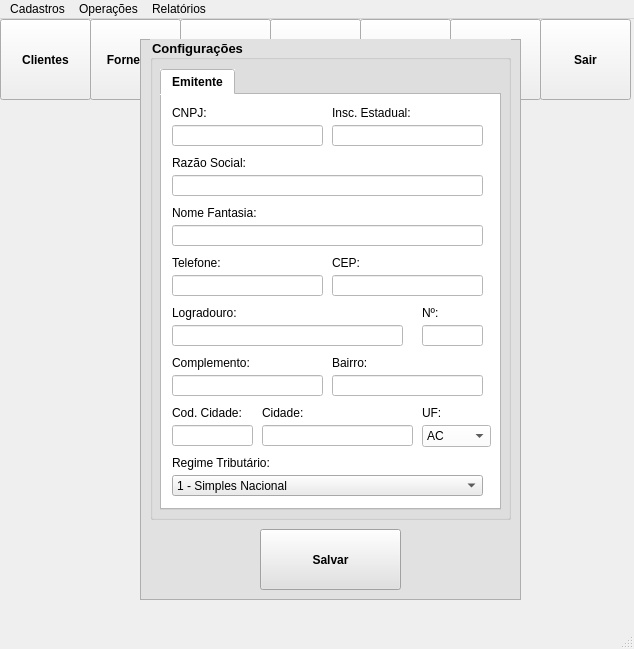
<?xml version="1.0" encoding="UTF-8"?>
<ui version="4.0">
 <class>MainWindow</class>
 <widget class="QMainWindow" name="MainWindow">
  <property name="geometry">
   <rect>
    <x>0</x>
    <y>0</y>
    <width>634</width>
    <height>649</height>
   </rect>
  </property>
  <property name="windowTitle">
   <string>MainWindow</string>
  </property>
  <widget class="QWidget" name="centralwidget">
   <widget class="QToolButton" name="bt_clientes">
    <property name="geometry">
     <rect>
      <x>0</x>
      <y>0</y>
      <width>91</width>
      <height>81</height>
     </rect>
    </property>
    <property name="font">
     <font>
      <weight>75</weight>
      <bold>true</bold>
     </font>
    </property>
    <property name="text">
     <string>Clientes</string>
    </property>
    <property name="icon">
     <iconset>
      <normaloff>icons/iconClientes.png</normaloff>icons/iconClientes.png</iconset>
    </property>
    <property name="iconSize">
     <size>
      <width>50</width>
      <height>50</height>
     </size>
    </property>
    <property name="toolButtonStyle">
     <enum>Qt::ToolButtonTextUnderIcon</enum>
    </property>
   </widget>
   <widget class="QToolButton" name="bt_fornecedores">
    <property name="geometry">
     <rect>
      <x>90</x>
      <y>0</y>
      <width>91</width>
      <height>81</height>
     </rect>
    </property>
    <property name="font">
     <font>
      <weight>75</weight>
      <bold>true</bold>
     </font>
    </property>
    <property name="text">
     <string>Forneced.</string>
    </property>
    <property name="icon">
     <iconset>
      <normaloff>icons/iconFornecedor.png</normaloff>icons/iconFornecedor.png</iconset>
    </property>
    <property name="iconSize">
     <size>
      <width>50</width>
      <height>50</height>
     </size>
    </property>
    <property name="toolButtonStyle">
     <enum>Qt::ToolButtonTextUnderIcon</enum>
    </property>
   </widget>
   <widget class="QToolButton" name="bt_transportadora">
    <property name="geometry">
     <rect>
      <x>180</x>
      <y>0</y>
      <width>91</width>
      <height>81</height>
     </rect>
    </property>
    <property name="font">
     <font>
      <weight>75</weight>
      <bold>true</bold>
     </font>
    </property>
    <property name="text">
     <string>Transport.</string>
    </property>
    <property name="icon">
     <iconset>
      <normaloff>icons/iconTransportador.png</normaloff>icons/iconTransportador.png</iconset>
    </property>
    <property name="iconSize">
     <size>
      <width>50</width>
      <height>50</height>
     </size>
    </property>
    <property name="toolButtonStyle">
     <enum>Qt::ToolButtonTextUnderIcon</enum>
    </property>
   </widget>
   <widget class="QToolButton" name="bt_emissao">
    <property name="geometry">
     <rect>
      <x>270</x>
      <y>0</y>
      <width>91</width>
      <height>81</height>
     </rect>
    </property>
    <property name="font">
     <font>
      <weight>75</weight>
      <bold>true</bold>
     </font>
    </property>
    <property name="text">
     <string>Emissão</string>
    </property>
    <property name="icon">
     <iconset>
      <normaloff>icons/iconNFE.png</normaloff>icons/iconNFE.png</iconset>
    </property>
    <property name="iconSize">
     <size>
      <width>50</width>
      <height>50</height>
     </size>
    </property>
    <property name="toolButtonStyle">
     <enum>Qt::ToolButtonTextUnderIcon</enum>
    </property>
   </widget>
   <widget class="QToolButton" name="bt_inutilizado">
    <property name="geometry">
     <rect>
      <x>360</x>
      <y>0</y>
      <width>91</width>
      <height>81</height>
     </rect>
    </property>
    <property name="font">
     <font>
      <weight>75</weight>
      <bold>true</bold>
     </font>
    </property>
    <property name="text">
     <string>Indeterminado</string>
    </property>
    <property name="icon">
     <iconset>
      <normaloff>icons/iconInterrogacao.png</normaloff>icons/iconInterrogacao.png</iconset>
    </property>
    <property name="iconSize">
     <size>
      <width>50</width>
      <height>50</height>
     </size>
    </property>
    <property name="toolButtonStyle">
     <enum>Qt::ToolButtonTextUnderIcon</enum>
    </property>
   </widget>
   <widget class="QToolButton" name="bt_trava">
    <property name="geometry">
     <rect>
      <x>450</x>
      <y>0</y>
      <width>91</width>
      <height>81</height>
     </rect>
    </property>
    <property name="font">
     <font>
      <weight>75</weight>
      <bold>true</bold>
     </font>
    </property>
    <property name="text">
     <string>Trava</string>
    </property>
    <property name="icon">
     <iconset>
      <normaloff>icons/iconTrava.png</normaloff>icons/iconTrava.png</iconset>
    </property>
    <property name="iconSize">
     <size>
      <width>50</width>
      <height>50</height>
     </size>
    </property>
    <property name="toolButtonStyle">
     <enum>Qt::ToolButtonTextUnderIcon</enum>
    </property>
   </widget>
   <widget class="QToolButton" name="bt_sair">
    <property name="geometry">
     <rect>
      <x>540</x>
      <y>0</y>
      <width>91</width>
      <height>81</height>
     </rect>
    </property>
    <property name="font">
     <font>
      <weight>75</weight>
      <bold>true</bold>
     </font>
    </property>
    <property name="text">
     <string>Sair</string>
    </property>
    <property name="icon">
     <iconset>
      <normaloff>icons/iconSair.png</normaloff>icons/iconSair.png</iconset>
    </property>
    <property name="iconSize">
     <size>
      <width>50</width>
      <height>50</height>
     </size>
    </property>
    <property name="toolButtonStyle">
     <enum>Qt::ToolButtonTextUnderIcon</enum>
    </property>
   </widget>
   <widget class="QFrame" name="frameLogin">
    <property name="geometry">
     <rect>
      <x>140</x>
      <y>210</y>
      <width>351</width>
      <height>241</height>
     </rect>
    </property>
    <property name="styleSheet">
     <string notr="true">background-color: rgb(225, 225, 225);</string>
    </property>
    <property name="frameShape">
     <enum>QFrame::StyledPanel</enum>
    </property>
    <property name="frameShadow">
     <enum>QFrame::Raised</enum>
    </property>
    <widget class="QGroupBox" name="gb_login">
     <property name="geometry">
      <rect>
       <x>10</x>
       <y>10</y>
       <width>331</width>
       <height>221</height>
      </rect>
     </property>
     <property name="title">
      <string>Login:</string>
     </property>
     <widget class="QLabel" name="txt_usuario">
      <property name="geometry">
       <rect>
        <x>50</x>
        <y>50</y>
        <width>55</width>
        <height>16</height>
       </rect>
      </property>
      <property name="text">
       <string>Usuário:</string>
      </property>
     </widget>
     <widget class="QLabel" name="txt_senha">
      <property name="geometry">
       <rect>
        <x>50</x>
        <y>100</y>
        <width>55</width>
        <height>16</height>
       </rect>
      </property>
      <property name="text">
       <string>Senha:</string>
      </property>
     </widget>
     <widget class="QLineEdit" name="lb_usuario">
      <property name="geometry">
       <rect>
        <x>110</x>
        <y>40</y>
        <width>141</width>
        <height>31</height>
       </rect>
      </property>
      <property name="styleSheet">
       <string notr="true">background-color: rgb(255, 255, 255);</string>
      </property>
      <property name="maxLength">
       <number>3</number>
      </property>
     </widget>
     <widget class="QLineEdit" name="lb_senha">
      <property name="geometry">
       <rect>
        <x>110</x>
        <y>90</y>
        <width>141</width>
        <height>31</height>
       </rect>
      </property>
      <property name="styleSheet">
       <string notr="true">background-color: rgb(255, 255, 255);</string>
      </property>
      <property name="maxLength">
       <number>10</number>
      </property>
      <property name="echoMode">
       <enum>QLineEdit::Password</enum>
      </property>
     </widget>
     <widget class="QToolButton" name="bt_login">
      <property name="geometry">
       <rect>
        <x>110</x>
        <y>140</y>
        <width>141</width>
        <height>61</height>
       </rect>
      </property>
      <property name="font">
       <font>
        <weight>75</weight>
        <bold>true</bold>
       </font>
      </property>
      <property name="text">
       <string>Login</string>
      </property>
      <property name="icon">
       <iconset>
        <normaloff>icons/iconConfirmar.png</normaloff>icons/iconConfirmar.png</iconset>
      </property>
      <property name="iconSize">
       <size>
        <width>48</width>
        <height>48</height>
       </size>
      </property>
      <property name="toolButtonStyle">
       <enum>Qt::ToolButtonTextBesideIcon</enum>
      </property>
      <property name="arrowType">
       <enum>Qt::NoArrow</enum>
      </property>
     </widget>
    </widget>
   </widget>
   <widget class="QFrame" name="frameConfiguracoes">
    <property name="geometry">
     <rect>
      <x>140</x>
      <y>20</y>
      <width>381</width>
      <height>561</height>
     </rect>
    </property>
    <property name="styleSheet">
     <string notr="true">background-color: rgb(225, 225, 225);</string>
    </property>
    <property name="frameShape">
     <enum>QFrame::StyledPanel</enum>
    </property>
    <property name="frameShadow">
     <enum>QFrame::Raised</enum>
    </property>
    <widget class="QGroupBox" name="gb_configuracoes">
     <property name="geometry">
      <rect>
       <x>10</x>
       <y>0</y>
       <width>361</width>
       <height>481</height>
      </rect>
     </property>
     <property name="font">
      <font>
       <pointsize>10</pointsize>
       <weight>75</weight>
       <bold>true</bold>
      </font>
     </property>
     <property name="title">
      <string>Configurações</string>
     </property>
     <widget class="QTabWidget" name="tb_configuracoes">
      <property name="geometry">
       <rect>
        <x>10</x>
        <y>30</y>
        <width>341</width>
        <height>441</height>
       </rect>
      </property>
      <property name="font">
       <font>
        <weight>75</weight>
        <bold>true</bold>
       </font>
      </property>
      <property name="styleSheet">
       <string notr="true">background-color: rgb(255, 255, 255);</string>
      </property>
      <property name="currentIndex">
       <number>0</number>
      </property>
      <widget class="QWidget" name="tabEmitente">
       <attribute name="title">
        <string>Emitente</string>
       </attribute>
       <widget class="QLabel" name="txt_cnpj">
        <property name="geometry">
         <rect>
          <x>10</x>
          <y>10</y>
          <width>55</width>
          <height>16</height>
         </rect>
        </property>
        <property name="text">
         <string>CNPJ:</string>
        </property>
       </widget>
       <widget class="QLineEdit" name="lb_cnpj">
        <property name="geometry">
         <rect>
          <x>10</x>
          <y>30</y>
          <width>151</width>
          <height>21</height>
         </rect>
        </property>
        <property name="styleSheet">
         <string notr="true">background-color: rgb(255, 255, 255);</string>
        </property>
        <property name="maxLength">
         <number>14</number>
        </property>
        <property name="frame">
         <bool>true</bool>
        </property>
       </widget>
       <widget class="QLabel" name="txt_inscrEstadual">
        <property name="geometry">
         <rect>
          <x>170</x>
          <y>10</y>
          <width>100</width>
          <height>16</height>
         </rect>
        </property>
        <property name="text">
         <string>Insc. Estadual:</string>
        </property>
       </widget>
       <widget class="QLineEdit" name="lb_inscestadual">
        <property name="geometry">
         <rect>
          <x>170</x>
          <y>30</y>
          <width>151</width>
          <height>21</height>
         </rect>
        </property>
        <property name="styleSheet">
         <string notr="true">background-color: rgb(255, 255, 255);</string>
        </property>
        <property name="maxLength">
         <number>12</number>
        </property>
        <property name="frame">
         <bool>true</bool>
        </property>
       </widget>
       <widget class="QLabel" name="txt_razaoSocial">
        <property name="geometry">
         <rect>
          <x>10</x>
          <y>60</y>
          <width>101</width>
          <height>16</height>
         </rect>
        </property>
        <property name="text">
         <string>Razão Social:</string>
        </property>
       </widget>
       <widget class="QLineEdit" name="lb_razaoSocial">
        <property name="geometry">
         <rect>
          <x>10</x>
          <y>80</y>
          <width>311</width>
          <height>21</height>
         </rect>
        </property>
        <property name="styleSheet">
         <string notr="true">background-color: rgb(255, 255, 255);</string>
        </property>
        <property name="text">
         <string/>
        </property>
        <property name="maxLength">
         <number>50</number>
        </property>
        <property name="frame">
         <bool>true</bool>
        </property>
       </widget>
       <widget class="QLineEdit" name="lb_nomeFantasia">
        <property name="geometry">
         <rect>
          <x>10</x>
          <y>130</y>
          <width>311</width>
          <height>21</height>
         </rect>
        </property>
        <property name="styleSheet">
         <string notr="true">background-color: rgb(255, 255, 255);</string>
        </property>
        <property name="maxLength">
         <number>50</number>
        </property>
        <property name="frame">
         <bool>true</bool>
        </property>
       </widget>
       <widget class="QLabel" name="txt_nomeFantasia">
        <property name="geometry">
         <rect>
          <x>10</x>
          <y>110</y>
          <width>101</width>
          <height>16</height>
         </rect>
        </property>
        <property name="text">
         <string>Nome Fantasia:</string>
        </property>
       </widget>
       <widget class="QLineEdit" name="lb_cep">
        <property name="geometry">
         <rect>
          <x>170</x>
          <y>180</y>
          <width>151</width>
          <height>21</height>
         </rect>
        </property>
        <property name="styleSheet">
         <string notr="true">background-color: rgb(255, 255, 255);</string>
        </property>
        <property name="maxLength">
         <number>9</number>
        </property>
        <property name="frame">
         <bool>true</bool>
        </property>
       </widget>
       <widget class="QLabel" name="txt_telefone">
        <property name="geometry">
         <rect>
          <x>10</x>
          <y>160</y>
          <width>55</width>
          <height>16</height>
         </rect>
        </property>
        <property name="text">
         <string>Telefone:</string>
        </property>
       </widget>
       <widget class="QLabel" name="txt_cep">
        <property name="geometry">
         <rect>
          <x>170</x>
          <y>160</y>
          <width>100</width>
          <height>16</height>
         </rect>
        </property>
        <property name="text">
         <string>CEP:</string>
        </property>
       </widget>
       <widget class="QLineEdit" name="lb_telefone">
        <property name="geometry">
         <rect>
          <x>10</x>
          <y>180</y>
          <width>151</width>
          <height>21</height>
         </rect>
        </property>
        <property name="styleSheet">
         <string notr="true">background-color: rgb(255, 255, 255);</string>
        </property>
        <property name="maxLength">
         <number>16</number>
        </property>
        <property name="frame">
         <bool>true</bool>
        </property>
       </widget>
       <widget class="QLabel" name="txt_logradouro">
        <property name="geometry">
         <rect>
          <x>10</x>
          <y>210</y>
          <width>101</width>
          <height>16</height>
         </rect>
        </property>
        <property name="text">
         <string>Logradouro:</string>
        </property>
       </widget>
       <widget class="QLineEdit" name="lb_logradouro">
        <property name="geometry">
         <rect>
          <x>10</x>
          <y>230</y>
          <width>231</width>
          <height>21</height>
         </rect>
        </property>
        <property name="styleSheet">
         <string notr="true">background-color: rgb(255, 255, 255);</string>
        </property>
        <property name="maxLength">
         <number>20</number>
        </property>
        <property name="frame">
         <bool>true</bool>
        </property>
       </widget>
       <widget class="QLabel" name="txt_numero">
        <property name="geometry">
         <rect>
          <x>260</x>
          <y>210</y>
          <width>41</width>
          <height>16</height>
         </rect>
        </property>
        <property name="text">
         <string>Nº:</string>
        </property>
       </widget>
       <widget class="QLineEdit" name="lb_numero">
        <property name="geometry">
         <rect>
          <x>260</x>
          <y>230</y>
          <width>61</width>
          <height>21</height>
         </rect>
        </property>
        <property name="styleSheet">
         <string notr="true">background-color: rgb(255, 255, 255);</string>
        </property>
        <property name="maxLength">
         <number>5</number>
        </property>
        <property name="frame">
         <bool>true</bool>
        </property>
       </widget>
       <widget class="QLineEdit" name="lb_complemento">
        <property name="geometry">
         <rect>
          <x>10</x>
          <y>280</y>
          <width>151</width>
          <height>21</height>
         </rect>
        </property>
        <property name="styleSheet">
         <string notr="true">background-color: rgb(255, 255, 255);</string>
        </property>
        <property name="maxLength">
         <number>15</number>
        </property>
        <property name="frame">
         <bool>true</bool>
        </property>
       </widget>
       <widget class="QLabel" name="txt_complemento">
        <property name="geometry">
         <rect>
          <x>10</x>
          <y>260</y>
          <width>101</width>
          <height>16</height>
         </rect>
        </property>
        <property name="text">
         <string>Complemento:</string>
        </property>
       </widget>
       <widget class="QLabel" name="txt_bairro">
        <property name="geometry">
         <rect>
          <x>170</x>
          <y>260</y>
          <width>100</width>
          <height>16</height>
         </rect>
        </property>
        <property name="text">
         <string>Bairro:</string>
        </property>
       </widget>
       <widget class="QLineEdit" name="lb_endereco">
        <property name="geometry">
         <rect>
          <x>170</x>
          <y>280</y>
          <width>151</width>
          <height>21</height>
         </rect>
        </property>
        <property name="styleSheet">
         <string notr="true">background-color: rgb(255, 255, 255);</string>
        </property>
        <property name="maxLength">
         <number>30</number>
        </property>
        <property name="frame">
         <bool>true</bool>
        </property>
       </widget>
       <widget class="QLineEdit" name="lb_codCidade">
        <property name="geometry">
         <rect>
          <x>10</x>
          <y>330</y>
          <width>81</width>
          <height>21</height>
         </rect>
        </property>
        <property name="styleSheet">
         <string notr="true">background-color: rgb(255, 255, 255);</string>
        </property>
        <property name="maxLength">
         <number>7</number>
        </property>
        <property name="frame">
         <bool>true</bool>
        </property>
       </widget>
       <widget class="QLineEdit" name="lb_cidade">
        <property name="geometry">
         <rect>
          <x>100</x>
          <y>330</y>
          <width>151</width>
          <height>21</height>
         </rect>
        </property>
        <property name="styleSheet">
         <string notr="true">background-color: rgb(255, 255, 255);</string>
        </property>
        <property name="maxLength">
         <number>30</number>
        </property>
        <property name="frame">
         <bool>true</bool>
        </property>
       </widget>
       <widget class="QLabel" name="txt_cidade">
        <property name="geometry">
         <rect>
          <x>100</x>
          <y>310</y>
          <width>111</width>
          <height>16</height>
         </rect>
        </property>
        <property name="text">
         <string>Cidade:</string>
        </property>
       </widget>
       <widget class="QLabel" name="txt_codCidade">
        <property name="geometry">
         <rect>
          <x>10</x>
          <y>310</y>
          <width>81</width>
          <height>16</height>
         </rect>
        </property>
        <property name="text">
         <string>Cod. Cidade:</string>
        </property>
       </widget>
       <widget class="QLabel" name="txt_uf">
        <property name="geometry">
         <rect>
          <x>260</x>
          <y>310</y>
          <width>41</width>
          <height>16</height>
         </rect>
        </property>
        <property name="text">
         <string>UF:</string>
        </property>
       </widget>
       <widget class="QComboBox" name="cb_regimeTributario">
        <property name="geometry">
         <rect>
          <x>10</x>
          <y>380</y>
          <width>311</width>
          <height>21</height>
         </rect>
        </property>
        <property name="styleSheet">
         <string notr="true">background-color: rgb(235, 235, 235);</string>
        </property>
        <item>
         <property name="text">
          <string>1 - Simples Nacional</string>
         </property>
        </item>
        <item>
         <property name="text">
          <string>2 - Simples Nacional, excesso sublimite de receita bruta</string>
         </property>
        </item>
        <item>
         <property name="text">
          <string>3 - Regime Normal</string>
         </property>
        </item>
       </widget>
       <widget class="QLabel" name="txt_regimeTributario">
        <property name="geometry">
         <rect>
          <x>10</x>
          <y>360</y>
          <width>121</width>
          <height>16</height>
         </rect>
        </property>
        <property name="text">
         <string>Regime Tributário:</string>
        </property>
       </widget>
       <widget class="QComboBox" name="comboBox">
        <property name="geometry">
         <rect>
          <x>260</x>
          <y>330</y>
          <width>69</width>
          <height>22</height>
         </rect>
        </property>
        <property name="insertPolicy">
         <enum>QComboBox::InsertAtBottom</enum>
        </property>
        <item>
         <property name="text">
          <string>AC</string>
         </property>
        </item>
        <item>
         <property name="text">
          <string>AL</string>
         </property>
        </item>
        <item>
         <property name="text">
          <string>AP</string>
         </property>
        </item>
        <item>
         <property name="text">
          <string>AM</string>
         </property>
        </item>
        <item>
         <property name="text">
          <string>BA</string>
         </property>
        </item>
        <item>
         <property name="text">
          <string>CE</string>
         </property>
        </item>
        <item>
         <property name="text">
          <string>DF</string>
         </property>
        </item>
        <item>
         <property name="text">
          <string>ES</string>
         </property>
        </item>
        <item>
         <property name="text">
          <string>GO</string>
         </property>
        </item>
        <item>
         <property name="text">
          <string>MA</string>
         </property>
        </item>
        <item>
         <property name="text">
          <string>MT</string>
         </property>
        </item>
        <item>
         <property name="text">
          <string>MS</string>
         </property>
        </item>
        <item>
         <property name="text">
          <string>MG</string>
         </property>
        </item>
        <item>
         <property name="text">
          <string>PA</string>
         </property>
        </item>
        <item>
         <property name="text">
          <string>PB</string>
         </property>
        </item>
        <item>
         <property name="text">
          <string>PR</string>
         </property>
        </item>
        <item>
         <property name="text">
          <string>PE</string>
         </property>
        </item>
        <item>
         <property name="text">
          <string>PI</string>
         </property>
        </item>
        <item>
         <property name="text">
          <string>RJ</string>
         </property>
        </item>
        <item>
         <property name="text">
          <string>RN</string>
         </property>
        </item>
        <item>
         <property name="text">
          <string>RS</string>
         </property>
        </item>
        <item>
         <property name="text">
          <string>RO</string>
         </property>
        </item>
        <item>
         <property name="text">
          <string>RR</string>
         </property>
        </item>
        <item>
         <property name="text">
          <string>SC</string>
         </property>
        </item>
        <item>
         <property name="text">
          <string>SP</string>
         </property>
        </item>
        <item>
         <property name="text">
          <string>SE</string>
         </property>
        </item>
        <item>
         <property name="text">
          <string>TO</string>
         </property>
        </item>
       </widget>
      </widget>
     </widget>
    </widget>
    <widget class="QToolButton" name="bt_salvarConfiguracoes">
     <property name="geometry">
      <rect>
       <x>120</x>
       <y>490</y>
       <width>141</width>
       <height>61</height>
      </rect>
     </property>
     <property name="font">
      <font>
       <weight>75</weight>
       <bold>true</bold>
      </font>
     </property>
     <property name="text">
      <string>Salvar</string>
     </property>
     <property name="icon">
      <iconset>
       <normaloff>icons/iconSalvar.png</normaloff>icons/iconSalvar.png</iconset>
     </property>
     <property name="iconSize">
      <size>
       <width>48</width>
       <height>48</height>
      </size>
     </property>
     <property name="toolButtonStyle">
      <enum>Qt::ToolButtonTextBesideIcon</enum>
     </property>
     <property name="arrowType">
      <enum>Qt::NoArrow</enum>
     </property>
    </widget>
   </widget>
  </widget>
  <widget class="QMenuBar" name="menubar">
   <property name="geometry">
    <rect>
     <x>0</x>
     <y>0</y>
     <width>634</width>
     <height>21</height>
    </rect>
   </property>
   <widget class="QMenu" name="menuCadastros">
    <property name="title">
     <string>Cadastros</string>
    </property>
    <widget class="QMenu" name="menuMateriais">
     <property name="title">
      <string>Materiais</string>
     </property>
     <addaction name="actionProdutos"/>
     <addaction name="actionClassFiscal"/>
    </widget>
    <addaction name="actionClientes"/>
    <addaction name="actionConfiguracoes"/>
    <addaction name="actionEstados"/>
    <addaction name="actionFornecedores"/>
    <addaction name="menuMateriais"/>
    <addaction name="actionMunicipios"/>
    <addaction name="actionNat_Operacoes"/>
    <addaction name="actionTransportadoras"/>
    <addaction name="actionUsuarios"/>
   </widget>
   <widget class="QMenu" name="menuOperacoes">
    <property name="title">
     <string>Operações</string>
    </property>
    <addaction name="actionGerenciamento"/>
    <addaction name="actionEmissaoNotaFiscal"/>
   </widget>
   <widget class="QMenu" name="menuRelatorios">
    <property name="title">
     <string>Relatórios</string>
    </property>
    <widget class="QMenu" name="menuNotaFiscal">
     <property name="title">
      <string>Nota Fiscal</string>
     </property>
     <addaction name="actionAnalitico"/>
     <addaction name="actionSintetico"/>
    </widget>
    <addaction name="menuNotaFiscal"/>
   </widget>
   <addaction name="menuCadastros"/>
   <addaction name="menuOperacoes"/>
   <addaction name="menuRelatorios"/>
  </widget>
  <widget class="QStatusBar" name="statusbar"/>
  <action name="actionClientes">
   <property name="text">
    <string>Clientes</string>
   </property>
  </action>
  <action name="actionConfiguracoes">
   <property name="text">
    <string>Configurações</string>
   </property>
  </action>
  <action name="actionEstados">
   <property name="text">
    <string>Estados</string>
   </property>
  </action>
  <action name="actionFornecedores">
   <property name="text">
    <string>Fornecedores</string>
   </property>
  </action>
  <action name="actionMunicipios">
   <property name="text">
    <string>Municipios</string>
   </property>
  </action>
  <action name="actionNat_Operacoes">
   <property name="text">
    <string>Nat. Operações</string>
   </property>
  </action>
  <action name="actionTransportadoras">
   <property name="text">
    <string>Transportadoras</string>
   </property>
  </action>
  <action name="actionUsuarios">
   <property name="text">
    <string>Usuários</string>
   </property>
  </action>
  <action name="actionProdutos">
   <property name="text">
    <string>Produtos</string>
   </property>
  </action>
  <action name="actionClassFiscal">
   <property name="text">
    <string>Class. Fiscal</string>
   </property>
  </action>
  <action name="actionGerenciamento">
   <property name="text">
    <string>Gerenciamento</string>
   </property>
  </action>
  <action name="actionEmissaoNotaFiscal">
   <property name="text">
    <string>Emissão Nota Fiscal</string>
   </property>
  </action>
  <action name="actionAnalitico">
   <property name="text">
    <string>Analítico</string>
   </property>
  </action>
  <action name="actionSintetico">
   <property name="text">
    <string>Sintético</string>
   </property>
  </action>
 </widget>
 <resources/>
 <connections>
  <connection>
   <sender>bt_login</sender>
   <signal>clicked()</signal>
   <receiver>frameLogin</receiver>
   <slot>hide()</slot>
   <hints>
    <hint type="sourcelabel">
     <x>330</x>
     <y>416</y>
    </hint>
    <hint type="destinationlabel">
     <x>315</x>
     <y>356</y>
    </hint>
   </hints>
  </connection>
  <connection>
   <sender>bt_trava</sender>
   <signal>clicked()</signal>
   <receiver>frameLogin</receiver>
   <slot>show()</slot>
   <hints>
    <hint type="sourcelabel">
     <x>495</x>
     <y>66</y>
    </hint>
    <hint type="destinationlabel">
     <x>315</x>
     <y>356</y>
    </hint>
   </hints>
  </connection>
  <connection>
   <sender>bt_emissao</sender>
   <signal>clicked()</signal>
   <receiver>frameConfiguracoes</receiver>
   <slot>show()</slot>
   <hints>
    <hint type="sourcelabel">
     <x>315</x>
     <y>61</y>
    </hint>
    <hint type="destinationlabel">
     <x>310</x>
     <y>326</y>
    </hint>
   </hints>
  </connection>
  <connection>
   <sender>bt_salvarConfiguracoes</sender>
   <signal>clicked()</signal>
   <receiver>frameConfiguracoes</receiver>
   <slot>hide()</slot>
   <hints>
    <hint type="sourcelabel">
     <x>310</x>
     <y>561</y>
    </hint>
    <hint type="destinationlabel">
     <x>310</x>
     <y>321</y>
    </hint>
   </hints>
  </connection>
  <connection>
   <sender>bt_sair</sender>
   <signal>clicked()</signal>
   <receiver>MainWindow</receiver>
   <slot>close()</slot>
   <hints>
    <hint type="sourcelabel">
     <x>585</x>
     <y>61</y>
    </hint>
    <hint type="destinationlabel">
     <x>603</x>
     <y>324</y>
    </hint>
   </hints>
  </connection>
 </connections>
</ui>
